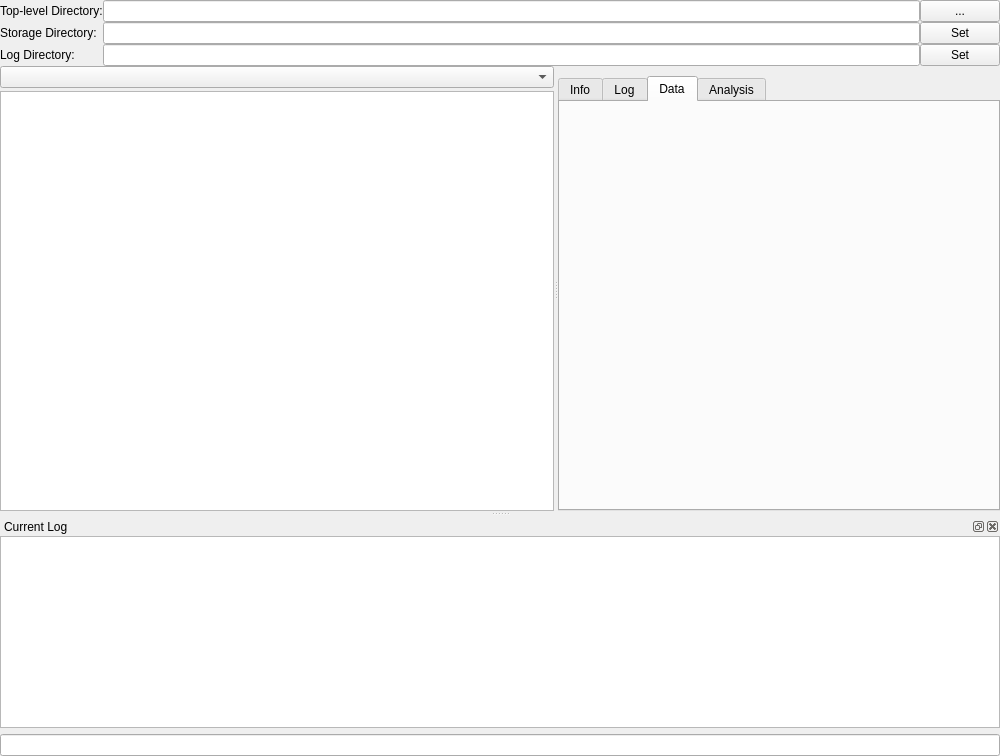
<?xml version="1.0" encoding="UTF-8"?>
<ui version="4.0">
 <class>MainWindow</class>
 <widget class="QMainWindow" name="MainWindow">
  <property name="geometry">
   <rect>
    <x>0</x>
    <y>0</y>
    <width>1000</width>
    <height>756</height>
   </rect>
  </property>
  <property name="windowTitle">
   <string>Data Manager</string>
  </property>
  <widget class="QWidget" name="centralwidget">
   <layout class="QVBoxLayout" name="verticalLayout_5">
    <property name="spacing">
     <number>0</number>
    </property>
    <property name="margin">
     <number>0</number>
    </property>
    <item>
     <layout class="QGridLayout" name="gridLayout">
      <item row="0" column="0">
       <widget class="QLabel" name="label_2">
        <property name="text">
         <string>Top-level Directory:</string>
        </property>
       </widget>
      </item>
      <item row="0" column="1">
       <widget class="QLineEdit" name="baseDirText"/>
      </item>
      <item row="0" column="2">
       <widget class="QPushButton" name="selectDirBtn">
        <property name="text">
         <string>...</string>
        </property>
       </widget>
      </item>
      <item row="1" column="0">
       <widget class="QLabel" name="label">
        <property name="text">
         <string>Storage Directory:</string>
        </property>
       </widget>
      </item>
      <item row="1" column="1">
       <widget class="QLineEdit" name="currentDirText"/>
      </item>
      <item row="1" column="2">
       <widget class="QPushButton" name="setCurrentDirBtn">
        <property name="text">
         <string>Set</string>
        </property>
       </widget>
      </item>
      <item row="2" column="1">
       <widget class="QLineEdit" name="logDirText"/>
      </item>
      <item row="2" column="0">
       <widget class="QLabel" name="label_3">
        <property name="text">
         <string>Log Directory:</string>
        </property>
       </widget>
      </item>
      <item row="2" column="2">
       <widget class="QPushButton" name="setLogDirBtn">
        <property name="text">
         <string>Set</string>
        </property>
       </widget>
      </item>
     </layout>
    </item>
    <item>
     <widget class="QSplitter" name="splitter">
      <property name="orientation">
       <enum>Qt::Horizontal</enum>
      </property>
      <widget class="QWidget" name="layoutWidget">
       <layout class="QVBoxLayout" name="verticalLayout_2">
        <property name="spacing">
         <number>3</number>
        </property>
        <item>
         <widget class="QComboBox" name="newFolderList">
          <property name="sizePolicy">
           <sizepolicy hsizetype="Expanding" vsizetype="Fixed">
            <horstretch>2</horstretch>
            <verstretch>0</verstretch>
           </sizepolicy>
          </property>
         </widget>
        </item>
        <item>
         <widget class="DirTreeWidget" name="fileTreeWidget">
          <property name="sizePolicy">
           <sizepolicy hsizetype="MinimumExpanding" vsizetype="Expanding">
            <horstretch>150</horstretch>
            <verstretch>0</verstretch>
           </sizepolicy>
          </property>
          <property name="editTriggers">
           <set>QAbstractItemView::EditKeyPressed|QAbstractItemView::SelectedClicked</set>
          </property>
          <property name="dragEnabled">
           <bool>true</bool>
          </property>
          <property name="dragDropMode">
           <enum>QAbstractItemView::DragDrop</enum>
          </property>
          <attribute name="headerVisible">
           <bool>false</bool>
          </attribute>
          <column>
           <property name="text">
            <string notr="true">1</string>
           </property>
          </column>
         </widget>
        </item>
       </layout>
      </widget>
      <widget class="QWidget" name="layoutWidget">
       <layout class="QVBoxLayout" name="verticalLayout_4">
        <property name="spacing">
         <number>0</number>
        </property>
        <item>
         <widget class="QLabel" name="fileNameLabel">
          <property name="sizePolicy">
           <sizepolicy hsizetype="Preferred" vsizetype="Fixed">
            <horstretch>5</horstretch>
            <verstretch>0</verstretch>
           </sizepolicy>
          </property>
          <property name="font">
           <font>
            <pointsize>7</pointsize>
            <weight>75</weight>
            <bold>true</bold>
           </font>
          </property>
          <property name="text">
           <string/>
          </property>
         </widget>
        </item>
        <item>
         <widget class="QTabWidget" name="fileDisplayTabs">
          <property name="sizePolicy">
           <sizepolicy hsizetype="Expanding" vsizetype="Expanding">
            <horstretch>5</horstretch>
            <verstretch>0</verstretch>
           </sizepolicy>
          </property>
          <property name="currentIndex">
           <number>2</number>
          </property>
          <widget class="QWidget" name="tab">
           <attribute name="title">
            <string>Info</string>
           </attribute>
           <layout class="QVBoxLayout" name="verticalLayout_3">
            <property name="spacing">
             <number>0</number>
            </property>
            <property name="margin">
             <number>0</number>
            </property>
            <item>
             <widget class="FileInfoView" name="fileInfo" native="true"/>
            </item>
           </layout>
          </widget>
          <widget class="QWidget" name="logTab">
           <attribute name="title">
            <string>Log</string>
           </attribute>
           <layout class="QVBoxLayout" name="verticalLayout_6">
            <property name="spacing">
             <number>0</number>
            </property>
            <property name="margin">
             <number>0</number>
            </property>
           </layout>
          </widget>
          <widget class="QWidget" name="tab_3">
           <attribute name="title">
            <string>Data</string>
           </attribute>
           <layout class="QVBoxLayout" name="verticalLayout_7">
            <item>
             <widget class="FileDataView" name="dataViewWidget" native="true"/>
            </item>
           </layout>
          </widget>
          <widget class="QWidget" name="analysisTab">
           <attribute name="title">
            <string>Analysis</string>
           </attribute>
           <layout class="QGridLayout" name="gridLayout_2">
            <property name="margin">
             <number>0</number>
            </property>
            <property name="spacing">
             <number>0</number>
            </property>
           </layout>
          </widget>
         </widget>
        </item>
       </layout>
      </widget>
     </widget>
    </item>
   </layout>
  </widget>
  <widget class="QDockWidget" name="logDock">
   <property name="floating">
    <bool>false</bool>
   </property>
   <property name="features">
    <set>QDockWidget::AllDockWidgetFeatures</set>
   </property>
   <property name="windowTitle">
    <string>Current Log</string>
   </property>
   <attribute name="dockWidgetArea">
    <number>8</number>
   </attribute>
   <widget class="QWidget" name="dockWidgetContents">
    <layout class="QVBoxLayout" name="verticalLayout">
     <property name="margin">
      <number>0</number>
     </property>
     <item>
      <widget class="QTextEdit" name="logView">
       <property name="readOnly">
        <bool>true</bool>
       </property>
      </widget>
     </item>
     <item>
      <widget class="QLineEdit" name="logEntryText"/>
     </item>
    </layout>
   </widget>
  </widget>
 </widget>
 <customwidgets>
  <customwidget>
   <class>FileInfoView</class>
   <extends>QWidget</extends>
   <header>.FileInfoView</header>
   <container>1</container>
  </customwidget>
  <customwidget>
   <class>FileDataView</class>
   <extends>QWidget</extends>
   <header>.FileDataView</header>
   <container>1</container>
  </customwidget>
  <customwidget>
   <class>DirTreeWidget</class>
   <extends>QTreeWidget</extends>
   <header>acq4.util.DirTreeWidget</header>
  </customwidget>
 </customwidgets>
 <resources/>
 <connections/>
</ui>
